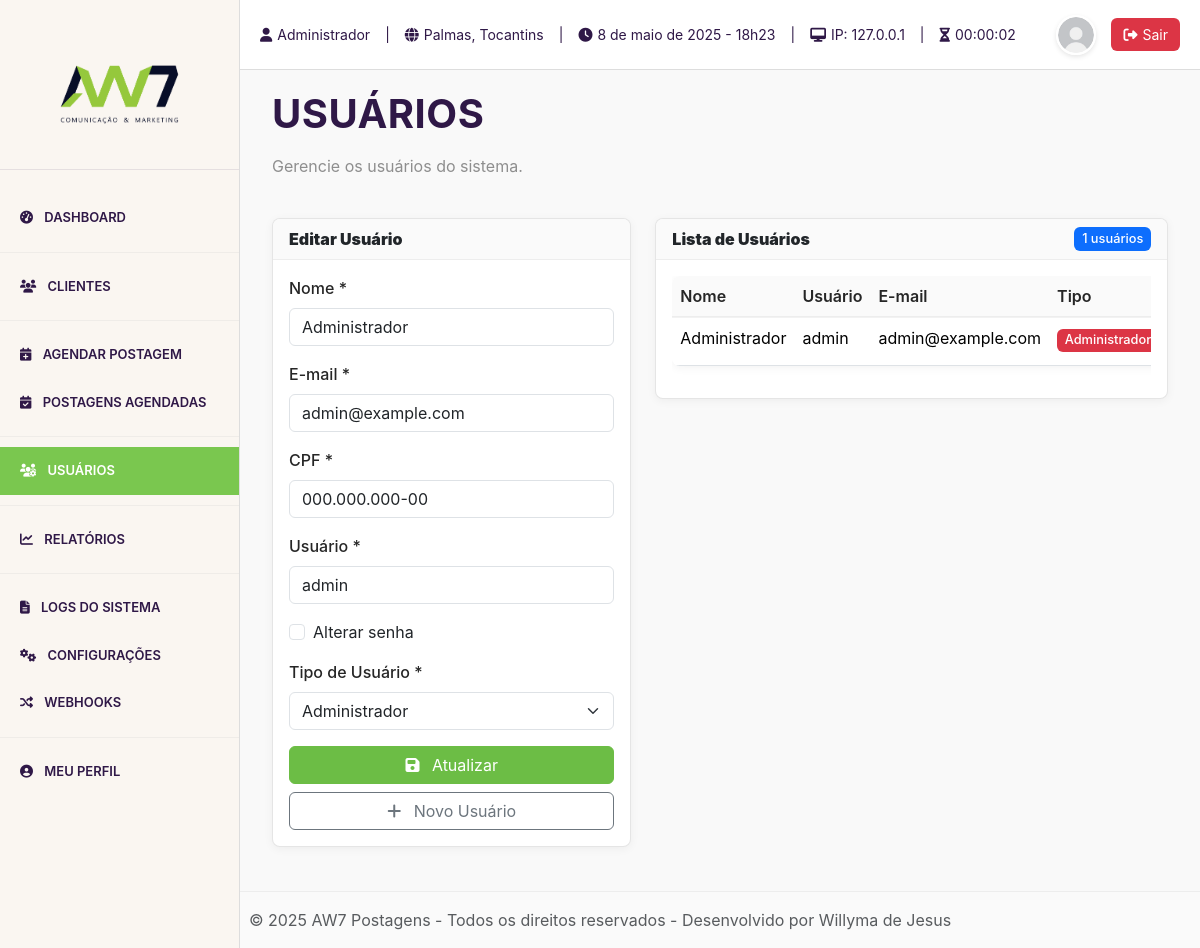
Page /usuarios.php?id=1 (signed in) on the committed database.
### tables this page shows
CREATE TABLE IF NOT EXISTS usuarios (
    id INT AUTO_INCREMENT PRIMARY KEY,
    nome VARCHAR(100) NOT NULL,
    email VARCHAR(100) NOT NULL UNIQUE,
    cpf VARCHAR(14) NOT NULL UNIQUE,
    usuario VARCHAR(50) NOT NULL UNIQUE,
    senha VARCHAR(255) NOT NULL,
    tipo_usuario ENUM('Editor', 'Administrador') NOT NULL,
    created_at TIMESTAMP DEFAULT CURRENT_TIMESTAMP,
    updated_at TIMESTAMP DEFAULT CURRENT_TIMESTAMP ON UPDATE CURRENT_TIMESTAMP
);

### usuarios.php (the view, shortened to what this page needs)
<?php
require_once 'includes/header.php';
$database = new Database();
$conn = $database->connect();
$userData = null;
if (isset($_GET['id']) && is_numeric($_GET['id'])) {
    $query = "SELECT * FROM usuarios WHERE id = :id";
    $stmt = $conn->prepare($query);
    $stmt->bindParam(':id', $_GET['id']);
    $stmt->execute();
    if ($stmt->rowCount() > 0) {
        $userData = $stmt->fetch(PDO::FETCH_ASSOC);
    }
}
$query = "SELECT * FROM usuarios ORDER BY usuario ASC";
$stmt = $conn->prepare($query);
$stmt->execute();
$users = $stmt->fetchAll(PDO::FETCH_ASSOC);
?>
<div class="container">
    <div class="row mb-4">
        <div class="col-md-12">
            <h1 class="mb-3">Usuários</h1>
            <p class="text-secondary">Gerencie os usuários do sistema.</p>
        </div>
    </div>
    <div class="row">
        <div class="col-md-5">
            <div class="card mb-4">
                <div class="card-header">
                    <strong><?= $userData ? 'Editar Usuário' : 'Novo Usuário' ?></strong>
                </div>
                <div class="card-body">
                    <form action="usuarios.php" method="POST">
                        <div class="mb-3">
                            <label for="nome" class="form-label">Nome *</label>
                            <input type="text" class="form-control" id="nome" name="nome" value="<?= $userData ? htmlspecialchars($userData['nome']) : '' ?>" required>
                        </div>
                        <div class="mb-3">
                            <label for="email" class="form-label">E-mail *</label>
                            <input type="email" class="form-control" id="email" name="email" value="<?= $userData ? htmlspecialchars($userData['email']) : '' ?>" required>
                        </div>
                        <div class="mb-3">
                            <label for="cpf" class="form-label">CPF *</label>
                            <input type="text" class="form-control" id="cpf" name="cpf" value="<?= $userData ? htmlspecialchars($userData['cpf']) : '' ?>" required>
                        </div>
                        <div class="mb-3">
                            <label for="usuario" class="form-label">Usuário *</label>
                            <input type="text" class="form-control" id="usuario" name="usuario" value="<?= $userData ? htmlspecialchars($userData['usuario']) : '' ?>" required>
                        </div>
                        <?php if ($userData): ?>
                        <div class="mb-3 form-check">
                            <input type="checkbox" class="form-check-input" id="change_password" name="change_password" value="1">
                            <label class="form-check-label" for="change_password">Alterar senha</label>
                        </div>
                        <?php endif; ?>
                        <div class="mb-3">
                            <label for="tipo_usuario" class="form-label">Tipo de Usuário *</label>
                            <select class="form-select" id="tipo_usuario" name="tipo_usuario" required>
                                <option value="Administrador" <?= ($userData && $userData['tipo_usuario'] == 'Administrador') ? 'selected' : '' ?>>Administrador</option>
                            </select>
                        </div>
                        <div class="d-grid gap-2">
                            <button type="submit" class="btn btn-primary">
                                <i class="fas fa-save me-2"></i> <?= $userData ? 'Atualizar' : 'Cadastrar' ?>
                            </button>
                            <?php if ($userData): ?>
                            <a href="usuarios.php" class="btn btn-outline-secondary">
                                <i class="fas fa-plus me-2"></i> Novo Usuário
                            </a>
                            <?php endif; ?>
                        </div>
                    </form>
                </div>
            </div>
        </div>
        <div class="col-md-7">
            <div class="card">
                <div class="card-header">
                    <div class="d-flex justify-content-between align-items-center">
                        <strong>Lista de Usuários</strong>
                        <span class="badge bg-primary"><?= count($users) ?> usuários</span>
                    </div>
                </div>
                <div class="card-body">
                    <div class="table-responsive">
                        <table class="table table-hover">
                            <thead>
                                <tr>
                                    <th>Nome</th>
                                    <th>Usuário</th>
                                    <th>E-mail</th>
                                    <th>Tipo</th>
                                </tr>
                            </thead>
                            <tbody>
                                <?php foreach ($users as $user): ?>
                                <tr>
                                    <td><?= htmlspecialchars($user['nome']) ?></td>
                                    <td><?= htmlspecialchars($user['usuario']) ?></td>
                                    <td><?= htmlspecialchars($user['email']) ?></td>
                                    <td>
                                        <span class="badge <?= $user['tipo_usuario'] === 'Administrador' ? 'bg-danger' : 'bg-info' ?>">
                                            <?= htmlspecialchars($user['tipo_usuario']) ?>
                                        </span>
                                    </td>
                                </tr>
                                <?php endforeach; ?>
                            </tbody>
                        </table>
                    </div>
                </div>
            </div>
        </div>
    </div>
</div>
<?php require_once 'includes/footer.php'; ?>

### assets/css/style.css (style rules this page uses)
:root { --primary-color: #6CBD45; --secondary-color: #0A1C30; --accent-color: #405DE6; --soft-button-bg: #FAFAFA; --text-primary: #262626; --text-secondary: #8E8E8E; --background: #FFFFFF; --danger-color: #ED4956; --success-color: #58CF86; }
body { font-family: -apple-system, BlinkMacSystemFont, "Segoe UI", Roboto, Helvetica, Arial, sans-serif; color: var(--text-primary); background-color: var(--background); line-height: 1.5; }
h1, h2, h3, h4, h5, h6 { font-weight: 600; }
.text-secondary { color: var(--text-secondary) !important; }
.card { border-radius: 8px; border: none; box-shadow: 0 2px 10px rgba(0, 0, 0, 0.05); transition: transform 0.3s, box-shadow 0.3s; }
.card-header { background-color: var(--soft-button-bg); border-bottom: 1px solid rgba(0, 0, 0, 0.05); font-weight: 600; }
.btn-primary { background-color: var(--primary-color); border-color: var(--primary-color); }
.form-label { font-weight: 500; color: var(--text-primary); }
.table { box-shadow: 0 2px 10px rgba(0, 0, 0, 0.05); border-radius: 8px; overflow: hidden; }
.table thead th { background-color: var(--soft-button-bg); border-bottom: 2px solid rgba(0, 0, 0, 0.05); color: var(--text-primary); font-weight: 600; }

### assets/css/cards-enhanced.css (style rules this page uses)
.card { transition: transform 0.3s ease, box-shadow 0.3s ease; border-radius: 8px; overflow: hidden; border: 1px solid rgba(0, 0, 0, 0.1); }
.badge { font-weight: 500; padding: 0.4em 0.6em; font-size: 0.8rem; }

### assets/css/cards.css (style rules this page uses)
.card { transition: transform 0.3s ease, box-shadow 0.3s ease; border-radius: 8px; overflow: hidden; }
.badge { font-weight: 500; padding: 0.4em 0.6em; }

### includes/header.php (style rules this page uses)
body { margin: 0; padding: 0; background-color: #f9f9f9; color: #2F1847; }
h1 { color: #2F1847; text-transform: uppercase; font-weight: 700; letter-spacing: 0.5px; }

### rows in the picture
usuarios: nome "Administrador", email "admin@example.com", cpf "000.000.000-00", usuario "admin", tipo_usuario "Administrador"

### other values in the picture
$usuarioNome "Administrador"
$cidadeEstado "Palmas, Tocantins"
$ipUsuario "127.0.0.1"
count($users) "1"
APP_NAME "AW7 Postagens"
